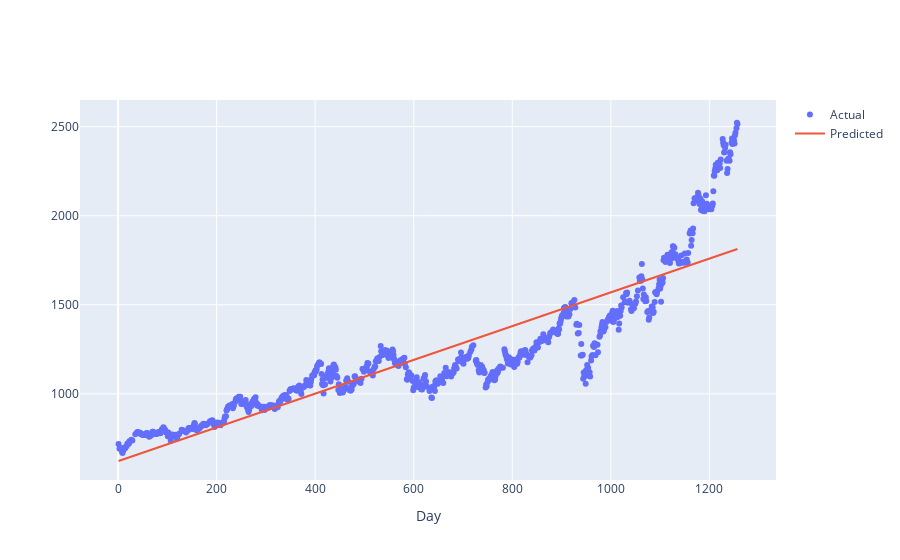

Notebook cell for this chart:
### Code cell
trace0 = go.Scatter(
    x=X_train.T[0],
    y=Y_train,
    mode='markers',
    name='Actual'
)

trace1 = go.Scatter(
    x=X_train.T[0],
    y=lm.predict(X_train),
    mode='lines',
    name='Predicted'
)

t_data = [trace0, trace1]

layout = go.Layout()
layout.xaxis = dict(title='Day')

fig2 = go.Figure(data=t_data, layout=layout)
fig2.show()

### Figure 1 — Plotly figure (JSON) as saved in the notebook; plotly's stock layout.template omitted (floating-point values rounded to 4 significant figures; data arrays with more than 128 entries replaced by an {"elided": "..."} marker saying what was removed)
{"data": [{"mode": "markers", "name": "Actual", "type": "scatter", "x": {"elided": "880 int values"}, "y": {"elided": "880 float values"}}, {"mode": "lines", "name": "Predicted", "type": "scatter", "x": {"elided": "880 int values"}, "y": {"elided": "880 float values"}}], "layout": {"autosize": true, "xaxis": {"autorange": true, "range": [-75.36, 1333.0], "title": {"text": "Day"}, "type": "linear"}, "yaxis": {"autorange": true, "range": [515.0, 2675.0], "type": "linear"}}}
